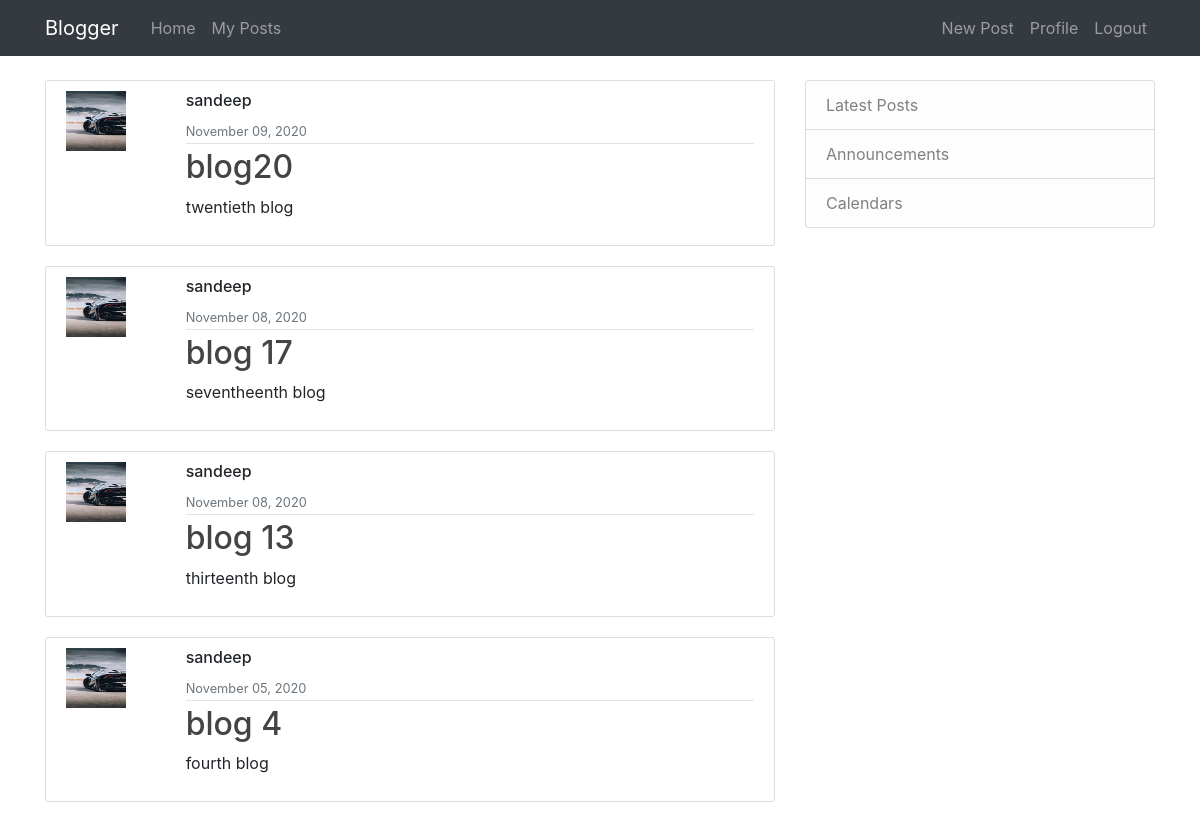
Page /home/user/sandeep (signed in) on the committed database.
### blog/models.py (models this page shows, shortened)
class Post(models.Model):
    title=models.CharField(max_length=100)
    content=models.TextField()
    date=models.DateTimeField(default=timezone.now)
    author=models.ForeignKey(User,on_delete=models.CASCADE)

### users/models.py (models this page shows, shortened)
class Profile(models.Model):
    user=models.OneToOneField(User,on_delete=models.CASCADE)
    image = models.ImageField(default='default.jpg', upload_to='profile_pics')

### blog/views.py (the view)
# urls.py: path('home/user/<username>',UserPostListView.as_view(),name='user-posts'),
class UserPostListView(LoginRequiredMixin,ListView):
    model=Post
    template_name = 'blog/user_posts.html'
    context_object_name = 'posts'
    paginate_by = 4
    def get_queryset(self):
        user=get_object_or_404(User,username=self.kwargs.get('username'))
        return Post.objects.filter(author=user).order_by('-date')

### blog/templates/blog/user_posts.html (shortened to what this page needs)
{% extends "blog/base.html" %}
{% block content %}
    {% for post in posts %}
        <article class="media content-section">
          <div class="media-body row">
              <div class="col-sm-2"><img src="{{ post.author.profile.image.url }}" class="blog-image" width="60" height="60"></div>
              <div class="col">
                  <div class="article-metadata ">
                       <h6 class="mr-2" href="{% url 'user-posts' post.author.username%}">{{ post.author }}</h6>
                        <small class="text-muted">{{ post.date|date:"F d, Y" }}</small>
                  </div>
                  <h2><a class="article-title" href="{% url 'post-detail' post.id%}">{{ post.title }}</a></h2>
                  <p class="article-content">{{ post.content }}</p>
              </div>
          </div>
        </article>
    {% endfor %}
{% endblock content %}

### blog/static/blog/main.css (style rules this page uses)
body { margin-top: 5rem; }
.content-section { background: #ffffff; padding: 10px 20px; border: 1px solid #dddddd; border-radius: 3px; margin-bottom: 20px; }
.article-title { color: #444444; }
.article-metadata { padding-bottom: 1px; margin-bottom: 4px; border-bottom: 1px solid #e3e3e3 }

### rows in the picture
Post: author.profile.image (picture), author "sandeep", date "November 09, 2020", title "blog20", content "twentieth blog"
Post: author.profile.image (picture), author "sandeep", date "November 08, 2020", title "blog 17", content "seventheenth blog"
Post: author.profile.image (picture), author "sandeep", date "November 08, 2020", title "blog 13", content "thirteenth blog"
Post: author.profile.image (picture), author "sandeep", date "November 05, 2020", title "blog 4", content "fourth blog"
